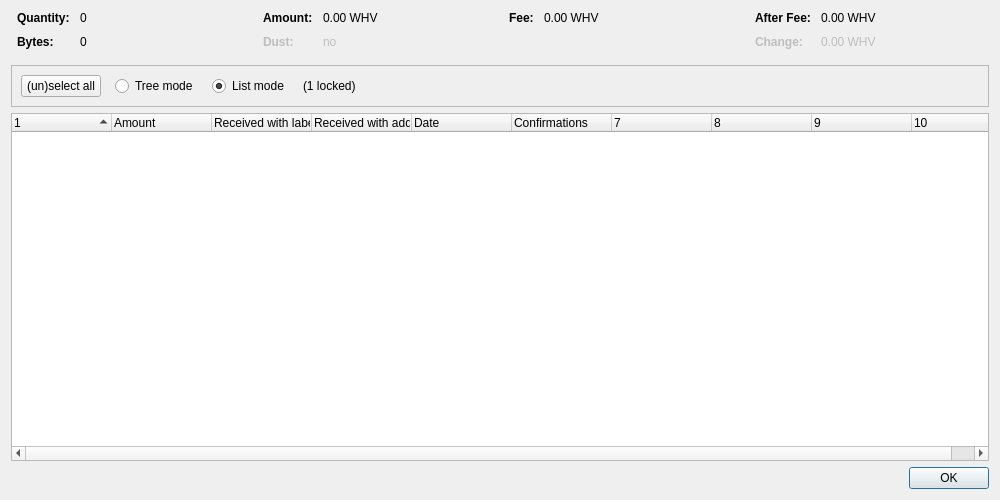
<?xml version="1.0" encoding="UTF-8"?>
<ui version="4.0">
 <class>CoinControlDialog</class>
 <widget class="QDialog" name="CoinControlDialog">
  <property name="geometry">
   <rect>
    <x>0</x>
    <y>0</y>
    <width>1000</width>
    <height>500</height>
   </rect>
  </property>
  <property name="windowTitle">
   <string>Coin Selection</string>
  </property>
  <layout class="QVBoxLayout" name="verticalLayout">
   <item>
    <layout class="QHBoxLayout" name="horizontalLayoutTop" stretch="0,0,0,0">
     <property name="topMargin">
      <number>0</number>
     </property>
     <property name="bottomMargin">
      <number>10</number>
     </property>
     <item>
      <layout class="QFormLayout" name="formLayoutCoinControl1">
       <property name="horizontalSpacing">
        <number>10</number>
       </property>
       <property name="verticalSpacing">
        <number>10</number>
       </property>
       <property name="leftMargin">
        <number>6</number>
       </property>
       <property name="rightMargin">
        <number>6</number>
       </property>
       <item row="0" column="0">
        <widget class="QLabel" name="labelCoinControlQuantityText">
         <property name="font">
          <font>
           <weight>75</weight>
           <bold>true</bold>
          </font>
         </property>
         <property name="text">
          <string>Quantity:</string>
         </property>
        </widget>
       </item>
       <item row="0" column="1">
        <widget class="QLabel" name="labelCoinControlQuantity">
         <property name="cursor">
          <cursorShape>IBeamCursor</cursorShape>
         </property>
         <property name="contextMenuPolicy">
          <enum>Qt::ActionsContextMenu</enum>
         </property>
         <property name="text">
          <string notr="true">0</string>
         </property>
         <property name="textInteractionFlags">
          <set>Qt::LinksAccessibleByMouse|Qt::TextSelectableByKeyboard|Qt::TextSelectableByMouse</set>
         </property>
        </widget>
       </item>
       <item row="1" column="0">
        <widget class="QLabel" name="labelCoinControlBytesText">
         <property name="font">
          <font>
           <weight>75</weight>
           <bold>true</bold>
          </font>
         </property>
         <property name="text">
          <string>Bytes:</string>
         </property>
        </widget>
       </item>
       <item row="1" column="1">
        <widget class="QLabel" name="labelCoinControlBytes">
         <property name="cursor">
          <cursorShape>IBeamCursor</cursorShape>
         </property>
         <property name="contextMenuPolicy">
          <enum>Qt::ActionsContextMenu</enum>
         </property>
         <property name="text">
          <string notr="true">0</string>
         </property>
         <property name="textInteractionFlags">
          <set>Qt::LinksAccessibleByMouse|Qt::TextSelectableByKeyboard|Qt::TextSelectableByMouse</set>
         </property>
        </widget>
       </item>
      </layout>
     </item>
     <item>
      <layout class="QFormLayout" name="formLayoutCoinControl2">
       <property name="horizontalSpacing">
        <number>10</number>
       </property>
       <property name="verticalSpacing">
        <number>10</number>
       </property>
       <property name="leftMargin">
        <number>6</number>
       </property>
       <property name="rightMargin">
        <number>6</number>
       </property>
       <item row="0" column="0">
        <widget class="QLabel" name="labelCoinControlAmountText">
         <property name="font">
          <font>
           <weight>75</weight>
           <bold>true</bold>
          </font>
         </property>
         <property name="text">
          <string>Amount:</string>
         </property>
        </widget>
       </item>
       <item row="0" column="1">
        <widget class="QLabel" name="labelCoinControlAmount">
         <property name="cursor">
          <cursorShape>IBeamCursor</cursorShape>
         </property>
         <property name="contextMenuPolicy">
          <enum>Qt::ActionsContextMenu</enum>
         </property>
         <property name="text">
          <string notr="true">0.00 WHV</string>
         </property>
         <property name="textInteractionFlags">
          <set>Qt::LinksAccessibleByMouse|Qt::TextSelectableByKeyboard|Qt::TextSelectableByMouse</set>
         </property>
        </widget>
       </item>
       <item row="1" column="0">
        <widget class="QLabel" name="labelCoinControlLowOutputText">
         <property name="enabled">
          <bool>false</bool>
         </property>
         <property name="font">
          <font>
           <weight>75</weight>
           <bold>true</bold>
          </font>
         </property>
         <property name="text">
          <string>Dust:</string>
         </property>
        </widget>
       </item>
       <item row="1" column="1">
        <widget class="QLabel" name="labelCoinControlLowOutput">
         <property name="enabled">
          <bool>false</bool>
         </property>
         <property name="cursor">
          <cursorShape>IBeamCursor</cursorShape>
         </property>
         <property name="contextMenuPolicy">
          <enum>Qt::ActionsContextMenu</enum>
         </property>
         <property name="text">
          <string notr="true">no</string>
         </property>
         <property name="textInteractionFlags">
          <set>Qt::LinksAccessibleByMouse|Qt::TextSelectableByKeyboard|Qt::TextSelectableByMouse</set>
         </property>
        </widget>
       </item>
      </layout>
     </item>
     <item>
      <layout class="QFormLayout" name="formLayoutCoinControl3">
       <property name="horizontalSpacing">
        <number>10</number>
       </property>
       <property name="verticalSpacing">
        <number>10</number>
       </property>
       <property name="leftMargin">
        <number>6</number>
       </property>
       <property name="rightMargin">
        <number>6</number>
       </property>
       <item row="0" column="0">
        <widget class="QLabel" name="labelCoinControlFeeText">
         <property name="font">
          <font>
           <weight>75</weight>
           <bold>true</bold>
          </font>
         </property>
         <property name="text">
          <string>Fee:</string>
         </property>
        </widget>
       </item>
       <item row="0" column="1">
        <widget class="QLabel" name="labelCoinControlFee">
         <property name="cursor">
          <cursorShape>IBeamCursor</cursorShape>
         </property>
         <property name="contextMenuPolicy">
          <enum>Qt::ActionsContextMenu</enum>
         </property>
         <property name="text">
          <string notr="true">0.00 WHV</string>
         </property>
         <property name="textInteractionFlags">
          <set>Qt::LinksAccessibleByMouse|Qt::TextSelectableByKeyboard|Qt::TextSelectableByMouse</set>
         </property>
        </widget>
       </item>
      </layout>
     </item>
     <item>
      <layout class="QFormLayout" name="formLayoutCoinControl4">
       <property name="horizontalSpacing">
        <number>10</number>
       </property>
       <property name="verticalSpacing">
        <number>10</number>
       </property>
       <property name="leftMargin">
        <number>6</number>
       </property>
       <property name="rightMargin">
        <number>6</number>
       </property>
       <item row="0" column="0">
        <widget class="QLabel" name="labelCoinControlAfterFeeText">
         <property name="font">
          <font>
           <weight>75</weight>
           <bold>true</bold>
          </font>
         </property>
         <property name="text">
          <string>After Fee:</string>
         </property>
        </widget>
       </item>
       <item row="0" column="1">
        <widget class="QLabel" name="labelCoinControlAfterFee">
         <property name="cursor">
          <cursorShape>IBeamCursor</cursorShape>
         </property>
         <property name="contextMenuPolicy">
          <enum>Qt::ActionsContextMenu</enum>
         </property>
         <property name="text">
          <string notr="true">0.00 WHV</string>
         </property>
         <property name="textInteractionFlags">
          <set>Qt::LinksAccessibleByMouse|Qt::TextSelectableByKeyboard|Qt::TextSelectableByMouse</set>
         </property>
        </widget>
       </item>
       <item row="1" column="0">
        <widget class="QLabel" name="labelCoinControlChangeText">
         <property name="enabled">
          <bool>false</bool>
         </property>
         <property name="font">
          <font>
           <weight>75</weight>
           <bold>true</bold>
          </font>
         </property>
         <property name="text">
          <string>Change:</string>
         </property>
        </widget>
       </item>
       <item row="1" column="1">
        <widget class="QLabel" name="labelCoinControlChange">
         <property name="enabled">
          <bool>false</bool>
         </property>
         <property name="cursor">
          <cursorShape>IBeamCursor</cursorShape>
         </property>
         <property name="contextMenuPolicy">
          <enum>Qt::ActionsContextMenu</enum>
         </property>
         <property name="text">
          <string notr="true">0.00 WHV</string>
         </property>
         <property name="textInteractionFlags">
          <set>Qt::LinksAccessibleByMouse|Qt::TextSelectableByKeyboard|Qt::TextSelectableByMouse</set>
         </property>
        </widget>
       </item>
      </layout>
     </item>
    </layout>
   </item>
   <item>
    <widget class="QFrame" name="frame">
     <property name="minimumSize">
      <size>
       <width>0</width>
       <height>40</height>
      </size>
     </property>
     <property name="frameShape">
      <enum>QFrame::StyledPanel</enum>
     </property>
     <property name="frameShadow">
      <enum>QFrame::Sunken</enum>
     </property>
     <layout class="QHBoxLayout" name="horizontalLayout">
      <item>
       <layout class="QHBoxLayout" name="horizontalLayoutPanel" stretch="0,0,0,0,0">
        <property name="spacing">
         <number>14</number>
        </property>
        <item>
         <widget class="QPushButton" name="pushButtonSelectAll">
          <property name="sizePolicy">
           <sizepolicy hsizetype="Maximum" vsizetype="Fixed">
            <horstretch>0</horstretch>
            <verstretch>0</verstretch>
           </sizepolicy>
          </property>
          <property name="text">
           <string>(un)select all</string>
          </property>
          <property name="autoDefault">
           <bool>false</bool>
          </property>
         </widget>
        </item>
        <item>
         <widget class="QRadioButton" name="radioTreeMode">
          <property name="sizePolicy">
           <sizepolicy hsizetype="Maximum" vsizetype="Fixed">
            <horstretch>0</horstretch>
            <verstretch>0</verstretch>
           </sizepolicy>
          </property>
          <property name="text">
           <string>Tree mode</string>
          </property>
         </widget>
        </item>
        <item>
         <widget class="QRadioButton" name="radioListMode">
          <property name="sizePolicy">
           <sizepolicy hsizetype="Maximum" vsizetype="Fixed">
            <horstretch>0</horstretch>
            <verstretch>0</verstretch>
           </sizepolicy>
          </property>
          <property name="text">
           <string>List mode</string>
          </property>
          <property name="checked">
           <bool>true</bool>
          </property>
         </widget>
        </item>
        <item>
         <widget class="QLabel" name="labelLocked">
          <property name="text">
           <string notr="true">(1 locked)</string>
          </property>
         </widget>
        </item>
        <item>
         <spacer name="horizontalSpacer">
          <property name="orientation">
           <enum>Qt::Horizontal</enum>
          </property>
          <property name="sizeHint" stdset="0">
           <size>
            <width>40</width>
            <height>20</height>
           </size>
          </property>
         </spacer>
        </item>
       </layout>
      </item>
     </layout>
    </widget>
   </item>
   <item>
    <widget class="CoinControlTreeWidget" name="treeWidget">
     <property name="contextMenuPolicy">
      <enum>Qt::CustomContextMenu</enum>
     </property>
     <property name="sortingEnabled">
      <bool>false</bool>
     </property>
     <property name="columnCount">
      <number>10</number>
     </property>
     <attribute name="headerShowSortIndicator" stdset="0">
      <bool>true</bool>
     </attribute>
     <attribute name="headerStretchLastSection">
      <bool>false</bool>
     </attribute>
     <column>
      <property name="text">
       <string/>
      </property>
     </column>
     <column>
      <property name="text">
       <string>Amount</string>
      </property>
     </column>
     <column>
      <property name="text">
       <string>Received with label</string>
      </property>
     </column>
     <column>
      <property name="text">
       <string>Received with address</string>
      </property>
     </column>
     <column>
      <property name="text">
       <string>Date</string>
      </property>
     </column>
     <column>
      <property name="text">
       <string>Confirmations</string>
      </property>
      <property name="toolTip">
       <string>Confirmed</string>
      </property>
     </column>
     <column>
      <property name="text">
       <string/>
      </property>
     </column>
     <column>
      <property name="text">
       <string/>
      </property>
     </column>
     <column>
      <property name="text">
       <string/>
      </property>
     </column>
     <column>
      <property name="text">
       <string/>
      </property>
     </column>
    </widget>
   </item>
   <item>
    <widget class="QDialogButtonBox" name="buttonBox">
     <property name="orientation">
      <enum>Qt::Horizontal</enum>
     </property>
     <property name="standardButtons">
      <set>QDialogButtonBox::Ok</set>
     </property>
    </widget>
   </item>
  </layout>
 </widget>
 <customwidgets>
  <customwidget>
   <class>CoinControlTreeWidget</class>
   <extends>QTreeWidget</extends>
   <header>qt/coincontroltreewidget.h</header>
  </customwidget>
 </customwidgets>
 <resources/>
 <connections/>
</ui>
